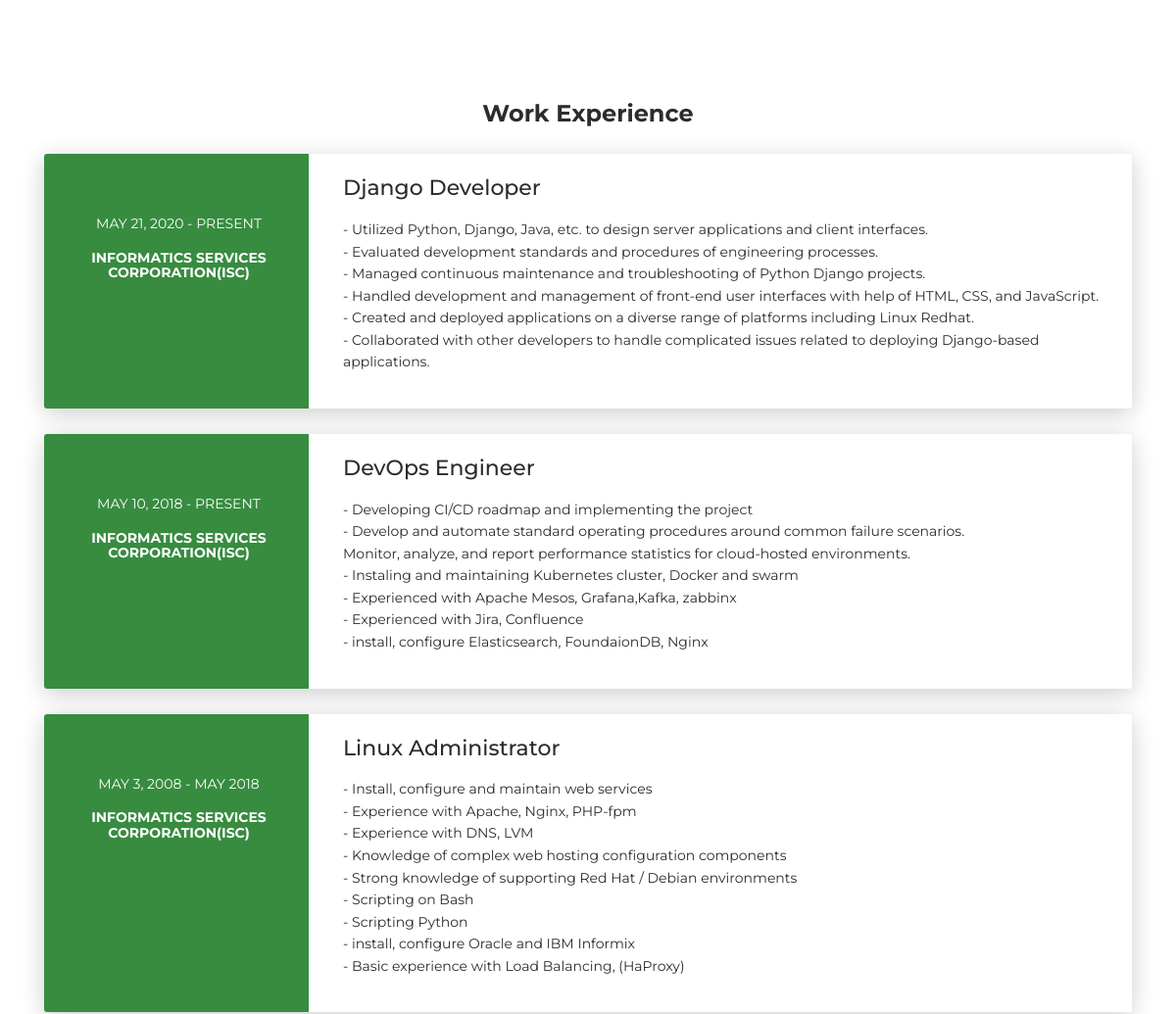
Before: / (middle part) with the older database file.
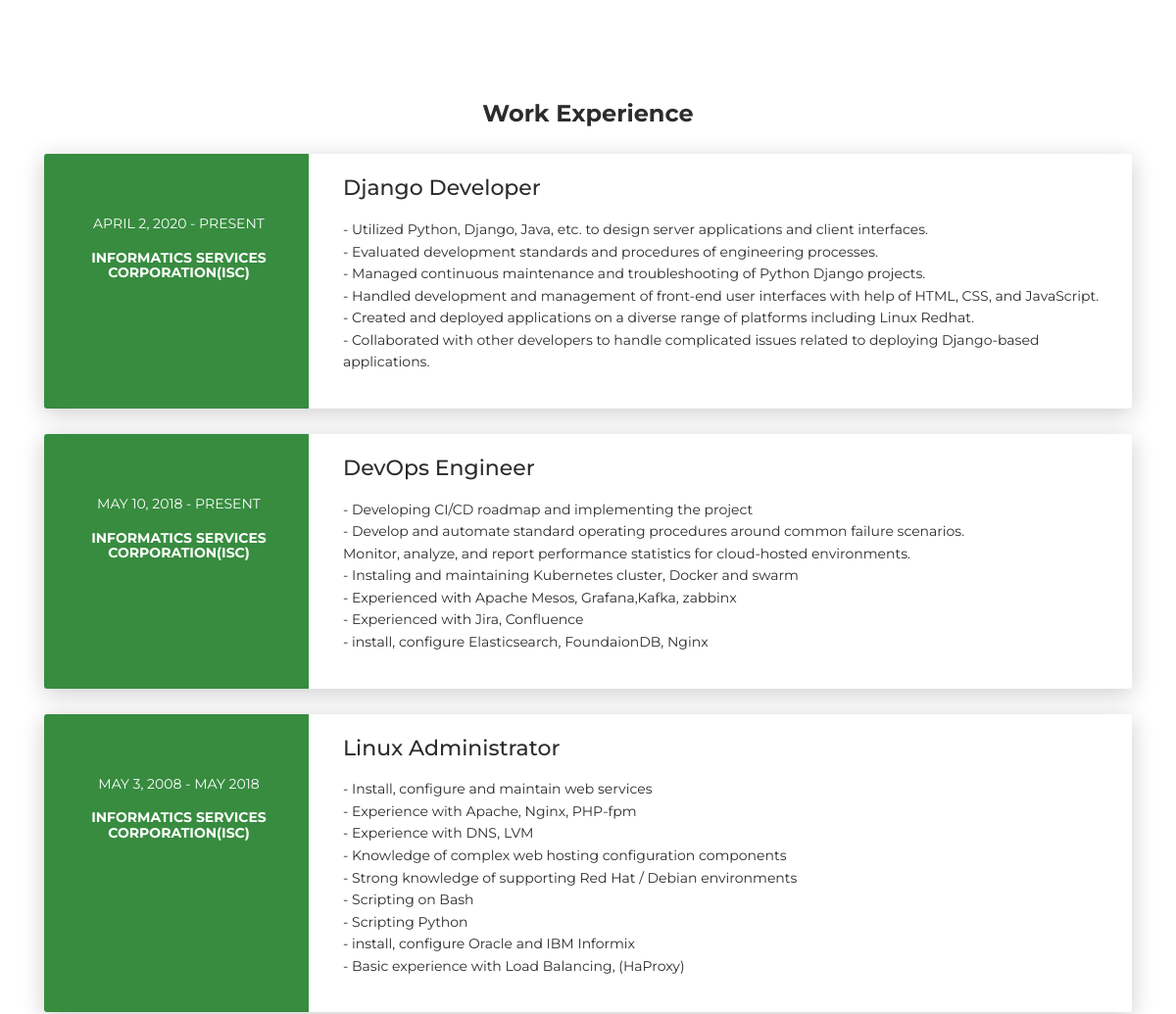
After: the same page with the newer database file.
### resume/models.py (models this page shows, shortened)
class Employment(models.Model):
    owner = models.ForeignKey(Profile, on_delete=models.CASCADE, null=True, blank=True)
    job_title = models.CharField(max_length=200, blank=True, null=True)
    employer = models.CharField(max_length=200, blank=True, null=True)
    city = models.CharField(max_length=200, blank=True, null=True)
    start_date = models.DateField(blank=True,null=True)
    end_date = models.CharField(max_length=100,blank=True,null=True)
    description = models.TextField()
    id = models.UUIDField(default=uuid.uuid4, unique=True,
                          primary_key=True, editable=False)
    class Meta:
        ordering =['-start_date']

### resume/views.py (the view)
# urls.py: path('',views.myResume, name='myresume')
def myResume(request):
    profile = Profile.objects.first()
    siteSetting = StieSetting.objects.first()
    messageForm = MessageFrom()
    if request.method == 'POST':
        messageForm = MessageFrom(request.POST)
        if messageForm.is_valid():
            messageForm.save()
            return redirect(myResume)
            messages.success(request,'Your message successfully sent!')
    context ={
        'profile':profile,'messageForm':messageForm,'siteSetting':siteSetting
    }
    return render(request,'resume/profile.html',context)

### resume/models.py (called while the page is built)
    def __str__(self):
        return str(self.name)

### resume/templates/resume/profile.html (shortened to what this page needs)
{% extends 'main.html' %}
{% load static%}
{% block content %}
    <body id="top">
    <div class="page-content">
      <div>
<div class="section" id="experience">
  <div class="container cc-experience">
    <div class="h4 text-center mb-4 title">Work Experience</div>
      {% for experience in profile.employment_set.all %}
    <div class="card">
      <div class="row">
        <div class="col-md-3 bg-primary" data-aos="fade-right" data-aos-offset="50" data-aos-duration="500">
          <div class="card-body cc-experience-header">
            <p>{{ experience.start_date }} - {{ experience.end_date }}</p>
            <div class="h6">{{ experience.employer }}</div>
          </div>
        </div>
        <div class="col-md-9" data-aos="fade-left" data-aos-offset="50" data-aos-duration="500">
          <div class="card-body">
            <div class="h5">{{ experience.job_title }}</div>
            <p>{{ experience.description | linebreaksbr}}</p>
          </div>
        </div>
      </div>
    </div>
      {% endfor %}
  </div>
</div>
</div>
    </div>
  </body>
{% endblock %}

Changed rows visible on the page:
changed Employment "Django Developer": start_date "MAY 21, 2020" → "APRIL 2, 2020"
